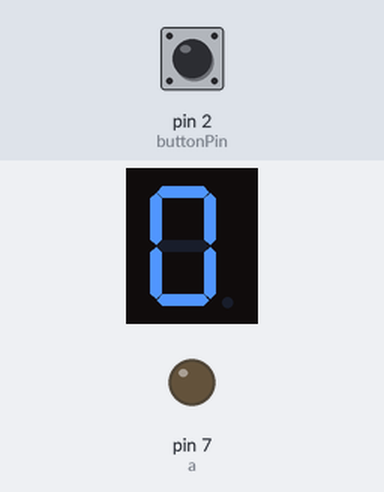
Simulated run of this sketch. Board: Arduino Uno, built with avr-gcc and run on an emulated ATmega328P. On the bench: 1-digit seven-segment display, output pins drawn as LEDs (lit = HIGH). Wiring (inferred from the names in the program): 1-digit 7-segment display, segments lit when LOW: segments pin 6, pin 5, pin 11, pin 10, pin 8, pin 9, pin 4. Inputs (shaded band) come from the test bench; at power-on: pin 2 (buttonPin) LOW. Random numbers use the default seed unless the sketch sets one; the segment pins are drawn as the display they are named for; pins used as bus, display or sensor lines are not drawn.

Above: at 1.2 s.
1.3 s: pin 2 (buttonPin) pulled HIGH for 1 s
At 2.9 s:
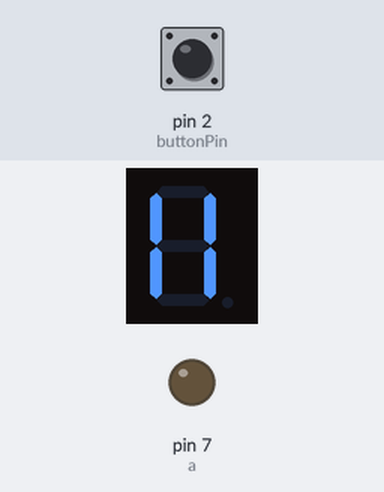
3.8 s: pin 2 (buttonPin) pulled HIGH for 0.15 s
At 4.8 s:
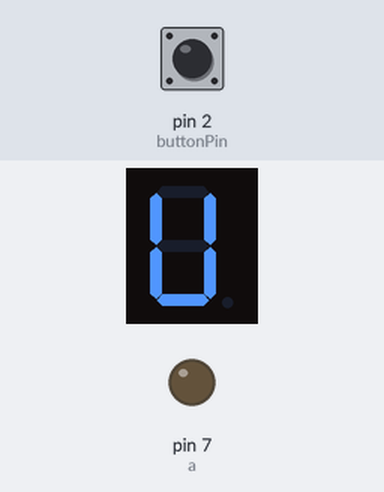
5.4 s: pin 2 (buttonPin) pulled HIGH for 3.2 s
At 5.52 s:
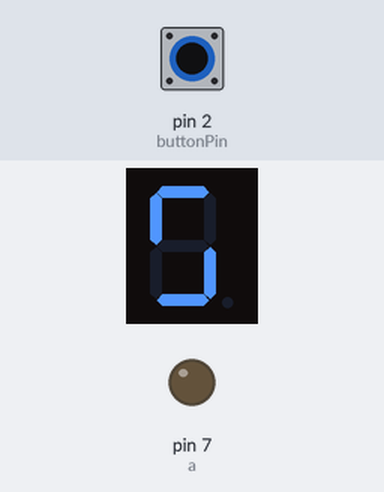
Timing chart, 0 to 10.1 s (numbered marks = the images above; inputs shaded):
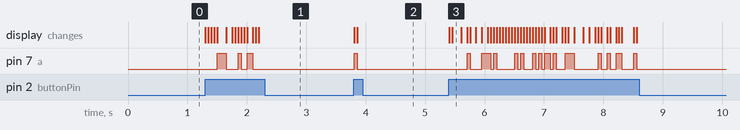

The sketch:

Dice-with-Seven-Segment.ino
```cpp
/*
 * Display a random number between 1 and 6 on the Common Anode Seven Segment
 * Display every time the button is pressed, simulating a dice toss.
 * Author: Junru (Thomas) Ren
 * Date: Feb 12, 2017
 * Remark: This code is written for Common Anode Seven Segment Display. That's
 *         why a segment is actually turned on when the digitalWrite() of a pin
 *         is set to LOW.
 *         If you wish to use a Common Cathode, flip all "HIGH" and "LOW" used
 *         in digitalWrite() for Seven Segment Display pins. Then, connect your
 *          "-" to GND rather than 3.3V on your Arduino
 */

// Map the pins of Seven Segment
const int a = 7;  // a of 7-segment attach to digital pin 7
const int b = 6;  // b of 7-segment attach to digital pin 6
const int c = 5;  // c of 7-segment attach to digital pin 5
const int d = 11; // d of 7-segment attach to digital pin 11
const int e = 10; // e of 7-segment attach to digital pin 10
const int f = 8;  // f of 7-segment attach to digital pin 8
const int g = 9;  // g of 7-segment attach to digital pin 9
const int dp = 4; // dp of 7-segment attach to digital pin 4
// Map the button to pin 2
const int buttonPin = 2;

// State trackers for button presses
int buttonState = 0;
int lastButtonState = 0;

void setup()
{
  // Set Seven Segment pins (pin 4 - 11) as OUTPUT
  for (int thisPin = 4; thisPin <= 11; thisPin++)
  {
    pinMode(thisPin, OUTPUT);
  }
  // Set Button pin as INPUT
  pinMode(buttonPin, INPUT);

  // Turn off the dp (decimal point) on the Seven Segment
  digitalWrite(dp, HIGH);

  // Create random seed using the noise read from Analog Pin 0
  randomSeed(analogRead(0));
}

void loop()
{
  buttonState = digitalRead(buttonPin);
  if (buttonState == HIGH) {
    // Generate a random dice number
    int dice = random(1, 7);

    switch ( dice ) {
      case 1:
        digital_1();//diaplay 1 to the 7-segment
        break;
      case 2:
        digital_2();//diaplay 2 to the 7-segment
        break;
      case 3:
        digital_3();//diaplay 3 to the 7-segment
        break;
      case 4:
        digital_4();//diaplay 4 to the 7-segment
        break;
      case 5:
        digital_5();//diaplay 5 to the 7-segment
        break;
      case 6:
        digital_6();//diaplay 6 to the 7-segment
        break;
      default:
        digital_0();//diaplay 0 to the 7-segment
        break;
    }
  }
  delay(50); // Delay a little bit to avoid bouncing
  lastButtonState = buttonState; // Save the button state
}

void displayOff(void)
{
  for (int thisPin = 4; thisPin <= 11; thisPin++)
  {
    digitalWrite(thisPin, HIGH);
  }
}

void digital_0(void) //diaplay 0 to the 7-segment
{
  digitalWrite(a, LOW); //turn the a of the 7-segment on
  digitalWrite(b, LOW); //turn the b of the 7-segment on
  digitalWrite(c, LOW); //turn the c of the 7-segment on
  digitalWrite(d, LOW); //turn the d of the 7-segment on
  digitalWrite(e, LOW); //turn the e of the 7-segment on
  digitalWrite(f, LOW); //turn the f of the 7-segment on
  digitalWrite(g, LOW); //turn the g of the 7-segment on
}

void digital_1(void) //diaplay 1 to the 7-segment
{
  digitalWrite(c, LOW); //turn the c of the 7-segment on
  digitalWrite(b, LOW); //turn the b of the 7-segment on
  for (int j = 7; j <= 11; j++) //turn off the others
    digitalWrite(j, HIGH);
}
void digital_2(void) //diaplay 2 to the 7-segment
{
  digitalWrite(b, LOW);
  digitalWrite(a, LOW);
  for (int j = 9; j <= 11; j++)
    digitalWrite(j, LOW);
  digitalWrite(c, HIGH);
  digitalWrite(f, HIGH);
}
void digital_3(void) //diaplay 3 to the 7-segment
{
  unsigned char j;
  digitalWrite(g, LOW);
  digitalWrite(d, LOW);
  for (j = 5; j <= 7; j++)
    digitalWrite(j, LOW);
  digitalWrite(f, HIGH);
  digitalWrite(e, HIGH);
}
void digital_4(void) //diaplay 4 to the 7-segment
{
  digitalWrite(c, LOW);
  digitalWrite(b, LOW);
  digitalWrite(f, LOW);
  digitalWrite(g, LOW);
  digitalWrite(a, HIGH);
  digitalWrite(e, HIGH);
  digitalWrite(d, HIGH);
}
void digital_5(void) //diaplay 5 to the 7-segment
{
  unsigned char j;
  for (j = 7; j <= 9; j++)
    digitalWrite(j, LOW);
  digitalWrite(c, LOW);
  digitalWrite(d, LOW);
  digitalWrite(b, HIGH);
  digitalWrite(e, HIGH);
}
void digital_6(void) //diaplay 6 to the 7-segment
{
  unsigned char j;
  for (j = 7; j <= 11; j++)
    digitalWrite(j, LOW);
  digitalWrite(c, LOW);
  digitalWrite(b, HIGH);
}
void digital_7(void) //diaplay 7 to the 7-segment
{
  unsigned char j;
  for (j = 5; j <= 7; j++)
    digitalWrite(j, LOW);
  for (j = 8; j <= 11; j++)
    digitalWrite(j, HIGH);
}
void digital_8(void) //diaplay 8 to the 7-segment
{
  unsigned char j;
  for (j = 5; j <= 11; j++)
    digitalWrite(j, LOW);
}
void digital_9(void) //diaplay 9 to the 7-segment
{
  unsigned char j;
  for (j = 5; j <= 9; j++)
    digitalWrite(j, LOW);
  digitalWrite(d, HIGH);
  digitalWrite(e, HIGH);
}
```

Measured:
- after the input at 1.3 s, pin 7 (a): goes HIGH 0.15 s, LOW 0.20 s, HIGH 0.05 s, LOW 0.10 s, HIGH 0.10 s, then LOW, starting after 0.20 s; the display: first changes at once (image 1 shows a later state)
- after the input at 3.8 s, pin 7 (a): LOW → HIGH at once, → LOW 0.05 s later; the display: first changes at once (image 2 shows a later state)
- after the input at 5.4 s, the display: first changes at once (image 3 shows a later state)
